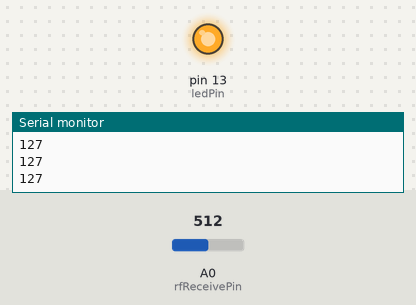
Recording of a sketch running on a simulated Arduino Uno, built with avr-gcc and run on an emulated ATmega328P. Shown: output pins drawn as LEDs (lit = HIGH), the last lines printed to the serial monitor. The test bench sets the inputs (shaded band); at power-on: A0 (rfReceivePin) = 512.

Above: at 1.2 s.
1.3 s: A0 (rfReceivePin) set to 152
2.8 s: A0 (rfReceivePin) set to 126
At 3.5 s:
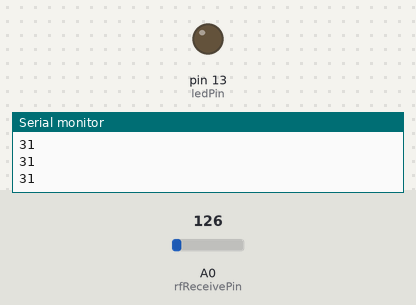
4.3 s: A0 (rfReceivePin) set to 150
At 4.8 s:
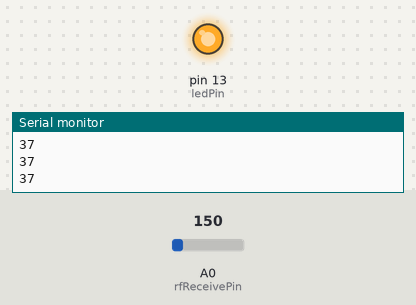
5.8 s: A0 (rfReceivePin) set to 130
At 6.2 s:
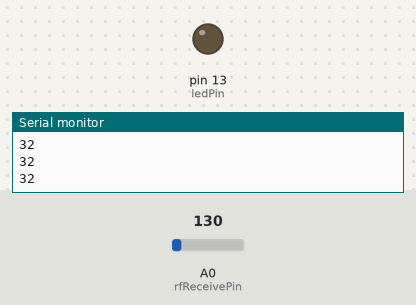
Timing chart, 0 to 8.3 s (numbered marks = the images above; inputs shaded):
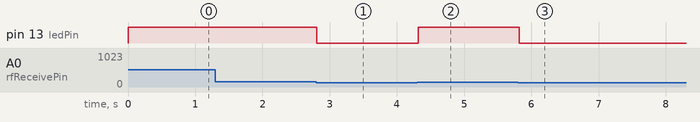

The sketch:

rf1.ino
```cpp
 #define rfReceivePin A0  //RF Receiver pin = Analog pin 0
 #define ledPin 13        //Onboard LED = digital pin 13
int a;

 unsigned int data = 0;   // variable used to store received data
 const unsigned int upperThreshold = 70;  //upper threshold value
 const unsigned int lowerThreshold = 50;  //lower threshold value

 void setup(){
   pinMode(ledPin, OUTPUT);
   Serial.begin(9600);
 }

 void loop(){
   data=analogRead(rfReceivePin);
  a = map(data, 0, 1023, 0, 255);    //listen for data on Analog pin 0
  Serial.println( a);


    if(data>140) digitalWrite(ledPin,HIGH);
   else digitalWrite(ledPin,LOW);
delay(100);
}
```

Measured:
- the behaviour switches between 141 and 140 on A0 (rfReceivePin) (found by bisection; images 0 and 1)
- after the input at 2.8 s, pin 13 (ledPin): HIGH → LOW at once
- after the input at 4.3 s, pin 13 (ledPin): LOW → HIGH at once
- after the input at 5.8 s, pin 13 (ledPin): HIGH → LOW at once
